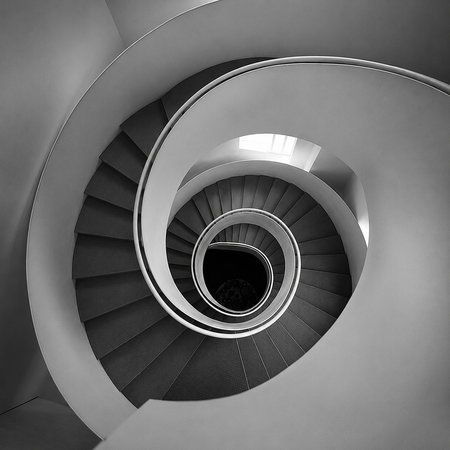
#> input picture TAE 1 IP/staircase_450x450.png, 450 x 450 px
$ python 'ip project (1).py'
#> lines starting #> are read from the running program, lines starting #| are printed output that depends on the picture; after the words box and inside, x2 and y2 are one past the last pixel; in counts of white or black regions, pixels touching at a corner belong together
import cv2
import numpy as np
import time

INPUT_IMAGE = "staircase_450x450.png"
OUTPUT_IMAGE = "FAST_Final_Output.jpg"


# Lower value = more corners
FAST_THRESHOLD = 5

# FAST-9 detects more corners
FAST_TYPE = cv2.FAST_FEATURE_DETECTOR_TYPE_9_16


# Distance between red dots
# Increase this for more gap
MIN_DISTANCE = 8

# Radius of red dot
DOT_RADIUS = 2

# Red intensity
# (B, G, R)
DOT_COLOR = (0, 0, 180)


print("==============================================")
print("       FAST CORNER DETECTION PROJECT")
print("==============================================")

print("\nLoading image...")

original = cv2.imread(INPUT_IMAGE)
#> original is the input picture: shape (450, 450, 3); mean B, G, R 109, 109, 109.2

if original is None:

    print("ERROR: Image not found!")
    print("Make sure test_image.png is in the same folder.")

    exit()

print("Image loaded successfully!")


gray = cv2.cvtColor(
    original,
    cv2.COLOR_BGR2GRAY
)


print("Removing noise...")

denoised = cv2.fastNlMeansDenoising(
    gray,
    None,
    h=4,
    templateWindowSize=7,
    searchWindowSize=21
)


print("Enhancing clarity...")

clahe = cv2.createCLAHE(
    clipLimit=1.2,
    tileGridSize=(8, 8)
)

enhanced = clahe.apply(
    denoised
)
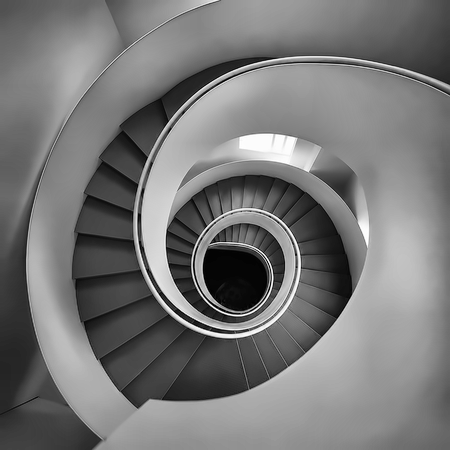
#> enhanced: shape (450, 450); min 1, max 255, mean 118.9


print("Sharpening image...")

blurred = cv2.GaussianBlur(
    enhanced,
    (0, 0),
    1.2
)
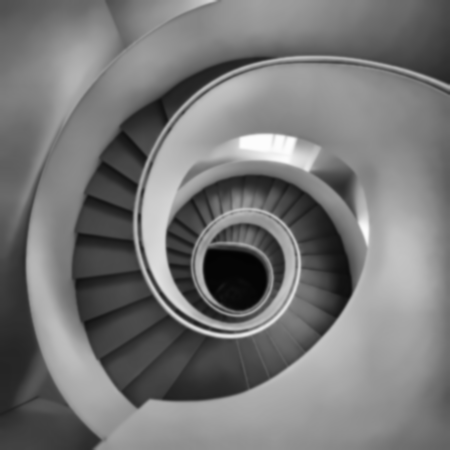
#> blurred: shape (450, 450); min 3, max 253, mean 118.9

sharpened = cv2.addWeighted(
    enhanced,
    1.7,
    blurred,
    -0.7,
    0
)

sharpened = np.clip(
    sharpened,
    0,
    255
).astype(np.uint8)


print("Creating FAST detector...")

fast = cv2.FastFeatureDetector_create(
    threshold=FAST_THRESHOLD,

    # Detect all possible candidates
    nonmaxSuppression=False,

    type=FAST_TYPE
)


print("Detecting FAST corners...")

start_time = time.perf_counter()

keypoints = fast.detect(
    sharpened,
    None
)
#> keypoints = 10105 keypoints; strongest (x, y, size): (204, 3, 7), (205, 3, 7), (209, 3, 7), (210, 3, 7)

detection_time = (
    time.perf_counter() - start_time
)

print(
    "Raw FAST corners:",
    len(keypoints)
)
#| Raw FAST corners: 10105


candidates = []

for kp in keypoints:

    x = int(round(kp.pt[0]))
    y = int(round(kp.pt[1]))

    if x < 4:
        continue

    if y < 4:
        continue

    if x >= sharpened.shape[1] - 4:
        continue

    if y >= sharpened.shape[0] - 4:
        continue

    candidates.append(
        (x, y, kp.response)
    )
#> this loop made 10105 passes
#> (kp, x, y) on passes 1 to 3: (keypoint at (204, 3), size 7, 204, 3), (keypoint at (205, 3), size 7, 205, 3), (keypoint at (209, 3), size 7, 209, 3)
#> after the loop, candidates = 10094 items, first 6: (107, 4, 0), (199, 4, 0), (200, 4, 0), (201, 4, 0), (202, 4, 0), (205, 4, 0)


def corner_strength(image, x, y):

    center = int(
        image[y, x]
    )

    score = 0

    for dy in range(-2, 3):

        for dx in range(-2, 3):

            if dx == 0 and dy == 0:
                continue

            value = int(
                image[y + dy, x + dx]
            )

            score += abs(
                value - center
            )

    return score


scored = []

for x, y, response in candidates:

    strength = corner_strength(
        sharpened,
        x,
        y
    )

    score = (
        float(response) * 0.5 +
        float(strength) * 0.5
    )

    scored.append(
        (score, x, y)
    )
#> this loop made 10094 passes
#> (x, y, center in corner_strength, score, strength) on passes 1 to 3: (107, 4, 73, 246.5, 493), (199, 4, 174, 422, 844), (200, 4, 177, 464.5, 929)
#> after the loop, scored = 10094 items, first 6: (246.5, 107, 4), (422, 199, 4), (464.5, 200, 4), (610, 201, 4), (956, 202, 4), (790.5, 205, 4)


scored.sort(
    key=lambda p: (
        -p[0],
        p[2],
        p[1]
    )
)

print("Applying controlled corner spacing...")

selected = []

min_distance_squared = (
    MIN_DISTANCE * MIN_DISTANCE
)


for score, x, y in scored:

    keep = True

    # Check distance from previously selected points
    for sx, sy in selected:

        dx = x - sx
        dy = y - sy

        distance_squared = (
            dx * dx +
            dy * dy
        )

        if distance_squared < min_distance_squared:

            keep = False
            break

    if keep:

        selected.append(
            (x, y)
        )
#> this loop made 10094 passes
#> (score, x, y) on passes 1 to 3: (2274.5, 241, 211), (2147.5, 260, 212), (2147, 231, 213)
#> after the loop, selected = 538 pairs, first value 9 to 445, second value 4 to 439


output = original.copy()


print("Drawing corner marks...")

for x, y in selected:

    cv2.circle(
        output,
        (x, y),
        DOT_RADIUS,
        DOT_COLOR,
        -1,
        cv2.LINE_AA
    )
#> this loop made 538 passes
#> (x, y) on passes 1 to 3: (241, 211), (260, 212), (231, 213)
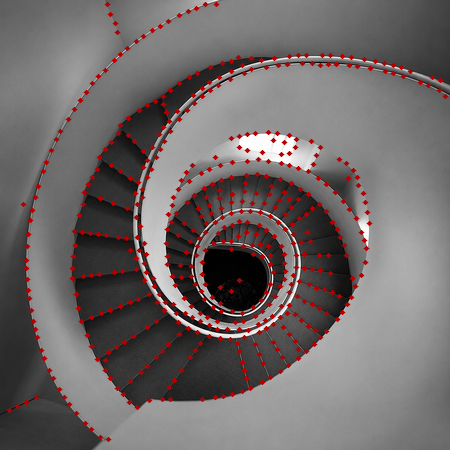
#> output: shape (450, 450, 3); 7.17% of pixels changed, all inside (x1, y1, x2, y2) = (6, 2, 449, 443)


cv2.imwrite(
    OUTPUT_IMAGE,
    output,
    [
        cv2.IMWRITE_JPEG_QUALITY,
        100
    ]
)


print("\n==============================================")
print("              FINAL RESULTS")
print("==============================================")

print(
    "FAST threshold:",
    FAST_THRESHOLD
)

print(
    "FAST type: FAST-9"
)

print(
    "Raw corners:",
    len(candidates)
)
#| Raw corners: 10094

print(
    "Final spaced corners:",
    len(selected)
)
#| Final spaced corners: 538

print(
    "Minimum dot gap:",
    MIN_DISTANCE,
    "pixels"
)

print(
    "Detection time:",
    round(
        detection_time,
        6
    ),
    "seconds"
)

print(
    "Output:",
    OUTPUT_IMAGE
)

print("==============================================")


cv2.imshow(
    "FAST - Spaced Red Corner Points",
    output
)

print("\nPress any key to close.")

cv2.waitKey(0)

cv2.destroyAllWindows()

print("\nProgram completed successfully!")
